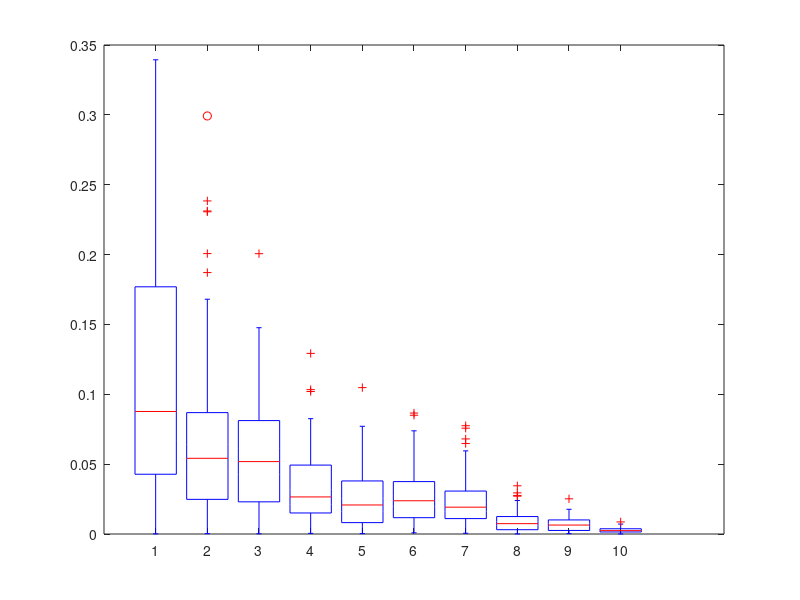

This chart was generated by the following MATLAB code:
mean_value = zeros(100,10);
rng('default');
rng(0);
N1 = rand(100,5);
N2 = rand(100,10);
N3 = rand(100,20);
N4 = rand(100,40);
N5 = rand(100,60);
N6 = rand(100,80);
N7 = rand(100,100);
N8 = rand(100,500);
N9 = rand(100,1000);
N10 = rand(100,10000);
mean_value(:,1) = mean(N1,2);
mean_value(:,2) = mean(N2,2);
mean_value(:,3) = mean(N3,2);
mean_value(:,4) = mean(N4,2);
mean_value(:,5) = mean(N5,2);
mean_value(:,6) = mean(N6,2);
mean_value(:,7) = mean(N7,2);
mean_value(:,8) = mean(N8,2);
mean_value(:,9) = mean(N9,2);
mean_value(:,10) = mean(N10,2);
error = abs(mean_value - 0.5);

fig = figure;
boxplot(error);
saveas(fig,'boxplot_5b.png')
